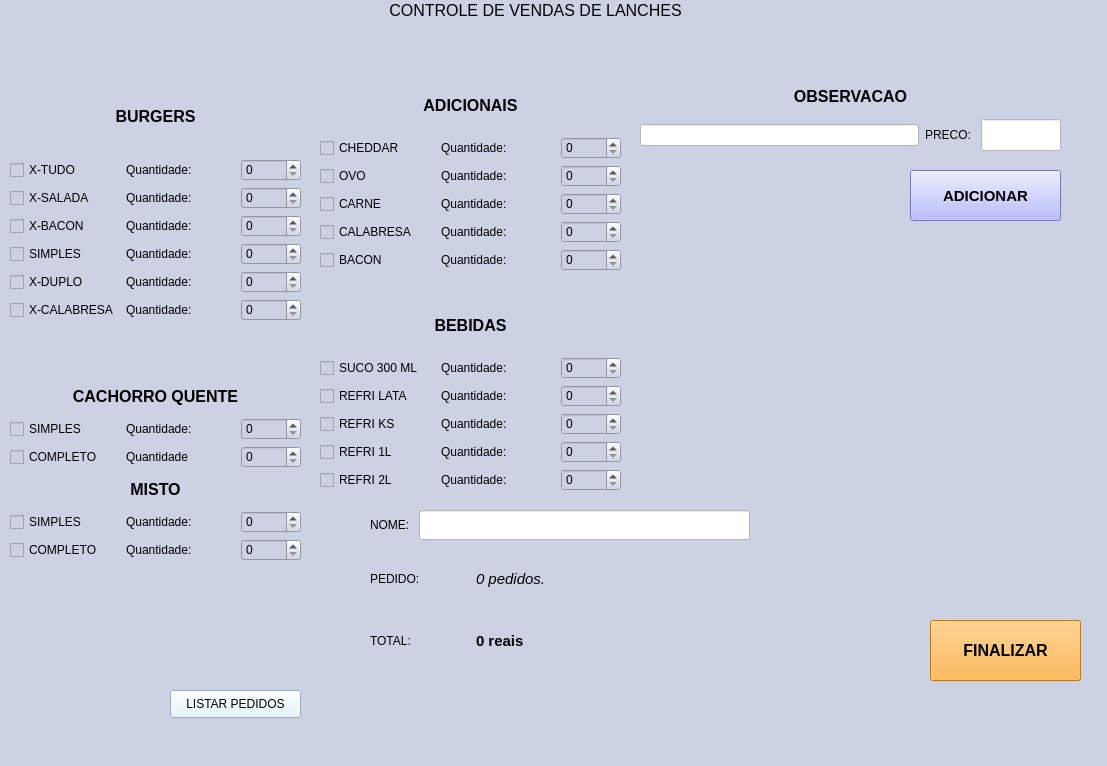
<?xml version="1.0" encoding="UTF-8"?>
<ui version="4.0">
 <class>MainWindow</class>
 <widget class="QMainWindow" name="MainWindow">
  <property name="geometry">
   <rect>
    <x>0</x>
    <y>0</y>
    <width>1107</width>
    <height>766</height>
   </rect>
  </property>
  <property name="windowTitle">
   <string>MainWindow</string>
  </property>
  <property name="autoFillBackground">
   <bool>false</bool>
  </property>
  <property name="styleSheet">
   <string notr="true">background-color: rgb(204, 209, 227);</string>
  </property>
  <widget class="QWidget" name="centralwidget">
   <widget class="QWidget" name="verticalLayoutWidget">
    <property name="geometry">
     <rect>
      <x>10</x>
      <y>380</y>
      <width>291</width>
      <height>181</height>
     </rect>
    </property>
    <layout class="QVBoxLayout" name="verticalLayout">
     <item>
      <widget class="QLabel" name="HOTDOG">
       <property name="font">
        <font>
         <pointsize>12</pointsize>
         <weight>75</weight>
         <bold>true</bold>
        </font>
       </property>
       <property name="text">
        <string>CACHORRO QUENTE</string>
       </property>
       <property name="alignment">
        <set>Qt::AlignCenter</set>
       </property>
      </widget>
     </item>
     <item>
      <layout class="QHBoxLayout" name="horizontalLayout_21">
       <item>
        <widget class="QCheckBox" name="radioHotSimples">
         <property name="text">
          <string>SIMPLES</string>
         </property>
        </widget>
       </item>
       <item>
        <widget class="QLabel" name="labelQtdHotSimples">
         <property name="text">
          <string>Quantidade: </string>
         </property>
        </widget>
       </item>
       <item>
        <widget class="QSpinBox" name="spinBoxHotSimples">
         <property name="maximumSize">
          <size>
           <width>60</width>
           <height>16777215</height>
          </size>
         </property>
        </widget>
       </item>
      </layout>
     </item>
     <item>
      <layout class="QHBoxLayout" name="horizontalLayout_22">
       <item>
        <widget class="QCheckBox" name="radioHotCompleto">
         <property name="text">
          <string>COMPLETO</string>
         </property>
        </widget>
       </item>
       <item>
        <widget class="QLabel" name="labelQtdHotCompleto">
         <property name="text">
          <string>Quantidade</string>
         </property>
        </widget>
       </item>
       <item>
        <widget class="QSpinBox" name="spinBoxHotCompleto">
         <property name="maximumSize">
          <size>
           <width>60</width>
           <height>16777215</height>
          </size>
         </property>
        </widget>
       </item>
      </layout>
     </item>
     <item>
      <widget class="QLabel" name="MISTO">
       <property name="font">
        <font>
         <pointsize>12</pointsize>
         <weight>75</weight>
         <bold>true</bold>
        </font>
       </property>
       <property name="text">
        <string>MISTO</string>
       </property>
       <property name="alignment">
        <set>Qt::AlignCenter</set>
       </property>
      </widget>
     </item>
     <item>
      <layout class="QHBoxLayout" name="horizontalLayout_23">
       <item>
        <widget class="QCheckBox" name="radioMistoSimples">
         <property name="text">
          <string>SIMPLES</string>
         </property>
        </widget>
       </item>
       <item>
        <widget class="QLabel" name="labelQtdMistoSimples">
         <property name="text">
          <string>Quantidade: </string>
         </property>
        </widget>
       </item>
       <item>
        <widget class="QSpinBox" name="spinBoxMistoSimples">
         <property name="maximumSize">
          <size>
           <width>60</width>
           <height>16777215</height>
          </size>
         </property>
        </widget>
       </item>
      </layout>
     </item>
     <item>
      <layout class="QHBoxLayout" name="horizontalLayout_24">
       <item>
        <widget class="QCheckBox" name="radioMistoCompleto">
         <property name="text">
          <string>COMPLETO</string>
         </property>
        </widget>
       </item>
       <item>
        <widget class="QLabel" name="labelQtdMistoCompleto">
         <property name="text">
          <string>Quantidade: </string>
         </property>
        </widget>
       </item>
       <item>
        <widget class="QSpinBox" name="spinBoxMistoCompleto">
         <property name="maximumSize">
          <size>
           <width>60</width>
           <height>16777215</height>
          </size>
         </property>
        </widget>
       </item>
      </layout>
     </item>
    </layout>
   </widget>
   <widget class="QWidget" name="verticalLayoutWidget_2">
    <property name="geometry">
     <rect>
      <x>10</x>
      <y>80</y>
      <width>291</width>
      <height>241</height>
     </rect>
    </property>
    <layout class="QVBoxLayout" name="verticalLayout_2">
     <item>
      <widget class="QLabel" name="BURGERS">
       <property name="font">
        <font>
         <pointsize>12</pointsize>
         <weight>75</weight>
         <bold>true</bold>
        </font>
       </property>
       <property name="text">
        <string>BURGERS</string>
       </property>
       <property name="alignment">
        <set>Qt::AlignCenter</set>
       </property>
      </widget>
     </item>
     <item>
      <layout class="QHBoxLayout" name="horizontalLayout_6">
       <item>
        <widget class="QCheckBox" name="radioXTUDO">
         <property name="text">
          <string>X-TUDO</string>
         </property>
        </widget>
       </item>
       <item>
        <widget class="QLabel" name="labelQtdXTUDO">
         <property name="text">
          <string>Quantidade: </string>
         </property>
        </widget>
       </item>
       <item>
        <widget class="QSpinBox" name="spinBoxXTUDO">
         <property name="maximumSize">
          <size>
           <width>60</width>
           <height>16777215</height>
          </size>
         </property>
        </widget>
       </item>
      </layout>
     </item>
     <item>
      <layout class="QHBoxLayout" name="horizontalLayout_7">
       <item>
        <widget class="QCheckBox" name="radioXSALADA">
         <property name="text">
          <string>X-SALADA</string>
         </property>
        </widget>
       </item>
       <item>
        <widget class="QLabel" name="labelQtdXSALADA">
         <property name="text">
          <string>Quantidade: </string>
         </property>
        </widget>
       </item>
       <item>
        <widget class="QSpinBox" name="spinBoxXSALADA">
         <property name="maximumSize">
          <size>
           <width>60</width>
           <height>16777215</height>
          </size>
         </property>
        </widget>
       </item>
      </layout>
     </item>
     <item>
      <layout class="QHBoxLayout" name="horizontalLayout_8">
       <item>
        <widget class="QCheckBox" name="radioXBACON">
         <property name="text">
          <string>X-BACON</string>
         </property>
        </widget>
       </item>
       <item>
        <widget class="QLabel" name="labelQtdXBACON">
         <property name="text">
          <string>Quantidade: </string>
         </property>
        </widget>
       </item>
       <item>
        <widget class="QSpinBox" name="spinBoxXBACON">
         <property name="maximumSize">
          <size>
           <width>60</width>
           <height>16777215</height>
          </size>
         </property>
        </widget>
       </item>
      </layout>
     </item>
     <item>
      <layout class="QHBoxLayout" name="horizontalLayout_9">
       <item>
        <widget class="QCheckBox" name="radioBurgerSIMPLES">
         <property name="text">
          <string>SIMPLES</string>
         </property>
        </widget>
       </item>
       <item>
        <widget class="QLabel" name="labelQtdBurgerSIMPLES">
         <property name="text">
          <string>Quantidade: </string>
         </property>
        </widget>
       </item>
       <item>
        <widget class="QSpinBox" name="spinBoxSIMPLES">
         <property name="maximumSize">
          <size>
           <width>60</width>
           <height>16777215</height>
          </size>
         </property>
        </widget>
       </item>
      </layout>
     </item>
     <item>
      <layout class="QHBoxLayout" name="horizontalLayout_10">
       <item>
        <widget class="QCheckBox" name="radioXDUPLO">
         <property name="text">
          <string>X-DUPLO</string>
         </property>
        </widget>
       </item>
       <item>
        <widget class="QLabel" name="labelQtdXDUPLO">
         <property name="text">
          <string>Quantidade: </string>
         </property>
        </widget>
       </item>
       <item>
        <widget class="QSpinBox" name="spinBoxXDUPLO">
         <property name="maximumSize">
          <size>
           <width>60</width>
           <height>16777215</height>
          </size>
         </property>
        </widget>
       </item>
      </layout>
     </item>
     <item>
      <layout class="QHBoxLayout" name="horizontalLayout_11">
       <item>
        <widget class="QCheckBox" name="radioXCALAB">
         <property name="text">
          <string>X-CALABRESA</string>
         </property>
        </widget>
       </item>
       <item>
        <widget class="QLabel" name="labelQtdXCALAB">
         <property name="text">
          <string>Quantidade: </string>
         </property>
        </widget>
       </item>
       <item>
        <widget class="QSpinBox" name="spinBoxXCALAB">
         <property name="maximumSize">
          <size>
           <width>60</width>
           <height>16777215</height>
          </size>
         </property>
        </widget>
       </item>
      </layout>
     </item>
    </layout>
   </widget>
   <widget class="QLabel" name="tituloPrincipal">
    <property name="geometry">
     <rect>
      <x>220</x>
      <y>0</y>
      <width>631</width>
      <height>20</height>
     </rect>
    </property>
    <property name="font">
     <font>
      <pointsize>12</pointsize>
     </font>
    </property>
    <property name="text">
     <string>CONTROLE DE VENDAS DE LANCHES</string>
    </property>
    <property name="alignment">
     <set>Qt::AlignCenter</set>
    </property>
   </widget>
   <widget class="QWidget" name="verticalLayoutWidget_3">
    <property name="geometry">
     <rect>
      <x>320</x>
      <y>80</y>
      <width>301</width>
      <height>191</height>
     </rect>
    </property>
    <layout class="QVBoxLayout" name="verticalLayout_3">
     <item>
      <widget class="QLabel" name="ADICIONAIS">
       <property name="font">
        <font>
         <pointsize>12</pointsize>
         <weight>75</weight>
         <bold>true</bold>
        </font>
       </property>
       <property name="text">
        <string>ADICIONAIS</string>
       </property>
       <property name="alignment">
        <set>Qt::AlignCenter</set>
       </property>
      </widget>
     </item>
     <item>
      <layout class="QHBoxLayout" name="horizontalLayout">
       <item>
        <widget class="QCheckBox" name="radioAddCheddar">
         <property name="text">
          <string>CHEDDAR</string>
         </property>
        </widget>
       </item>
       <item>
        <widget class="QLabel" name="labelQtdAddCheddar">
         <property name="maximumSize">
          <size>
           <width>200</width>
           <height>150</height>
          </size>
         </property>
         <property name="text">
          <string>Quantidade: </string>
         </property>
        </widget>
       </item>
       <item>
        <widget class="QSpinBox" name="spinBoxAddCheddar">
         <property name="maximumSize">
          <size>
           <width>60</width>
           <height>16777215</height>
          </size>
         </property>
        </widget>
       </item>
      </layout>
     </item>
     <item>
      <layout class="QHBoxLayout" name="horizontalLayout_2">
       <item>
        <widget class="QCheckBox" name="radioAddOvo">
         <property name="text">
          <string>OVO</string>
         </property>
        </widget>
       </item>
       <item>
        <widget class="QLabel" name="labelQtdAddOvo">
         <property name="maximumSize">
          <size>
           <width>200</width>
           <height>150</height>
          </size>
         </property>
         <property name="text">
          <string>Quantidade: </string>
         </property>
        </widget>
       </item>
       <item>
        <widget class="QSpinBox" name="spinBoxAddOvo">
         <property name="maximumSize">
          <size>
           <width>60</width>
           <height>16777215</height>
          </size>
         </property>
        </widget>
       </item>
      </layout>
     </item>
     <item>
      <layout class="QHBoxLayout" name="horizontalLayout_3">
       <item>
        <widget class="QCheckBox" name="radioAddCarne">
         <property name="text">
          <string>CARNE</string>
         </property>
        </widget>
       </item>
       <item>
        <widget class="QLabel" name="labelQtdAddCarne">
         <property name="maximumSize">
          <size>
           <width>200</width>
           <height>150</height>
          </size>
         </property>
         <property name="text">
          <string>Quantidade: </string>
         </property>
        </widget>
       </item>
       <item>
        <widget class="QSpinBox" name="spinBoxAddCarne">
         <property name="maximumSize">
          <size>
           <width>60</width>
           <height>16777215</height>
          </size>
         </property>
        </widget>
       </item>
      </layout>
     </item>
     <item>
      <layout class="QHBoxLayout" name="horizontalLayout_4">
       <item>
        <widget class="QCheckBox" name="radioAddCalab">
         <property name="text">
          <string>CALABRESA</string>
         </property>
        </widget>
       </item>
       <item>
        <widget class="QLabel" name="labelQtdAddCalab">
         <property name="maximumSize">
          <size>
           <width>200</width>
           <height>150</height>
          </size>
         </property>
         <property name="text">
          <string>Quantidade: </string>
         </property>
        </widget>
       </item>
       <item>
        <widget class="QSpinBox" name="spinBoxAddCalab">
         <property name="maximumSize">
          <size>
           <width>60</width>
           <height>16777215</height>
          </size>
         </property>
        </widget>
       </item>
      </layout>
     </item>
     <item>
      <layout class="QHBoxLayout" name="horizontalLayout_5">
       <item>
        <widget class="QCheckBox" name="radioAddBacon">
         <property name="text">
          <string>BACON</string>
         </property>
        </widget>
       </item>
       <item>
        <widget class="QLabel" name="labelQtdAddBacon">
         <property name="maximumSize">
          <size>
           <width>200</width>
           <height>150</height>
          </size>
         </property>
         <property name="text">
          <string>Quantidade: </string>
         </property>
        </widget>
       </item>
       <item>
        <widget class="QSpinBox" name="spinBoxAddBacon">
         <property name="maximumSize">
          <size>
           <width>60</width>
           <height>16777215</height>
          </size>
         </property>
        </widget>
       </item>
      </layout>
     </item>
    </layout>
   </widget>
   <widget class="QPushButton" name="btnAdicionar">
    <property name="geometry">
     <rect>
      <x>910</x>
      <y>170</y>
      <width>151</width>
      <height>51</height>
     </rect>
    </property>
    <property name="minimumSize">
     <size>
      <width>120</width>
      <height>50</height>
     </size>
    </property>
    <property name="maximumSize">
     <size>
      <width>200</width>
      <height>100</height>
     </size>
    </property>
    <property name="font">
     <font>
      <pointsize>11</pointsize>
      <weight>75</weight>
      <bold>true</bold>
     </font>
    </property>
    <property name="styleSheet">
     <string notr="true">background-color:#a3a9ff</string>
    </property>
    <property name="text">
     <string>ADICIONAR</string>
    </property>
   </widget>
   <widget class="QPushButton" name="btnFinalizar">
    <property name="geometry">
     <rect>
      <x>930</x>
      <y>620</y>
      <width>151</width>
      <height>61</height>
     </rect>
    </property>
    <property name="font">
     <font>
      <pointsize>12</pointsize>
      <weight>75</weight>
      <bold>true</bold>
     </font>
    </property>
    <property name="styleSheet">
     <string notr="true">background-color: #ffaa2c</string>
    </property>
    <property name="text">
     <string>FINALIZAR</string>
    </property>
   </widget>
   <widget class="QWidget" name="verticalLayoutWidget_4">
    <property name="geometry">
     <rect>
      <x>320</x>
      <y>300</y>
      <width>301</width>
      <height>191</height>
     </rect>
    </property>
    <layout class="QVBoxLayout" name="verticalLayout_4">
     <item>
      <widget class="QLabel" name="BEBIDAS">
       <property name="font">
        <font>
         <pointsize>12</pointsize>
         <weight>75</weight>
         <bold>true</bold>
        </font>
       </property>
       <property name="text">
        <string>BEBIDAS</string>
       </property>
       <property name="alignment">
        <set>Qt::AlignCenter</set>
       </property>
      </widget>
     </item>
     <item>
      <layout class="QHBoxLayout" name="horizontalLayout_12">
       <item>
        <widget class="QCheckBox" name="radioSuco">
         <property name="text">
          <string>SUCO 300 ML</string>
         </property>
        </widget>
       </item>
       <item>
        <widget class="QLabel" name="labelQtdSuco">
         <property name="maximumSize">
          <size>
           <width>200</width>
           <height>150</height>
          </size>
         </property>
         <property name="text">
          <string>Quantidade: </string>
         </property>
        </widget>
       </item>
       <item>
        <widget class="QSpinBox" name="spinBoxSuco">
         <property name="maximumSize">
          <size>
           <width>60</width>
           <height>16777215</height>
          </size>
         </property>
        </widget>
       </item>
      </layout>
     </item>
     <item>
      <layout class="QHBoxLayout" name="horizontalLayout_13">
       <item>
        <widget class="QCheckBox" name="radioLata">
         <property name="text">
          <string>REFRI LATA</string>
         </property>
        </widget>
       </item>
       <item>
        <widget class="QLabel" name="labelQtdLata">
         <property name="maximumSize">
          <size>
           <width>200</width>
           <height>150</height>
          </size>
         </property>
         <property name="text">
          <string>Quantidade: </string>
         </property>
        </widget>
       </item>
       <item>
        <widget class="QSpinBox" name="spinBoxLata">
         <property name="maximumSize">
          <size>
           <width>60</width>
           <height>16777215</height>
          </size>
         </property>
        </widget>
       </item>
      </layout>
     </item>
     <item>
      <layout class="QHBoxLayout" name="horizontalLayout_14">
       <item>
        <widget class="QCheckBox" name="radioKS">
         <property name="text">
          <string>REFRI KS</string>
         </property>
        </widget>
       </item>
       <item>
        <widget class="QLabel" name="labelQtdKS">
         <property name="maximumSize">
          <size>
           <width>200</width>
           <height>150</height>
          </size>
         </property>
         <property name="text">
          <string>Quantidade: </string>
         </property>
        </widget>
       </item>
       <item>
        <widget class="QSpinBox" name="spinBoxKS">
         <property name="maximumSize">
          <size>
           <width>60</width>
           <height>16777215</height>
          </size>
         </property>
        </widget>
       </item>
      </layout>
     </item>
     <item>
      <layout class="QHBoxLayout" name="horizontalLayout_15">
       <item>
        <widget class="QCheckBox" name="radio1lit">
         <property name="text">
          <string>REFRI 1L</string>
         </property>
        </widget>
       </item>
       <item>
        <widget class="QLabel" name="labelQtd1lit">
         <property name="maximumSize">
          <size>
           <width>200</width>
           <height>150</height>
          </size>
         </property>
         <property name="text">
          <string>Quantidade: </string>
         </property>
        </widget>
       </item>
       <item>
        <widget class="QSpinBox" name="spinBox1lit">
         <property name="maximumSize">
          <size>
           <width>60</width>
           <height>16777215</height>
          </size>
         </property>
        </widget>
       </item>
      </layout>
     </item>
     <item>
      <layout class="QHBoxLayout" name="horizontalLayout_16">
       <item>
        <widget class="QCheckBox" name="radio2lit">
         <property name="text">
          <string>REFRI 2L</string>
         </property>
        </widget>
       </item>
       <item>
        <widget class="QLabel" name="labelQtd2lit">
         <property name="maximumSize">
          <size>
           <width>200</width>
           <height>150</height>
          </size>
         </property>
         <property name="text">
          <string>Quantidade: </string>
         </property>
        </widget>
       </item>
       <item>
        <widget class="QSpinBox" name="spinBox2lit">
         <property name="maximumSize">
          <size>
           <width>60</width>
           <height>16777215</height>
          </size>
         </property>
        </widget>
       </item>
      </layout>
     </item>
    </layout>
   </widget>
   <widget class="QWidget" name="verticalLayoutWidget_5">
    <property name="geometry">
     <rect>
      <x>640</x>
      <y>80</y>
      <width>421</width>
      <height>71</height>
     </rect>
    </property>
    <layout class="QVBoxLayout" name="verticalLayout_5">
     <item>
      <widget class="QLabel" name="OBSERVACAO">
       <property name="font">
        <font>
         <pointsize>12</pointsize>
         <weight>75</weight>
         <bold>true</bold>
        </font>
       </property>
       <property name="text">
        <string>OBSERVACAO</string>
       </property>
       <property name="alignment">
        <set>Qt::AlignCenter</set>
       </property>
      </widget>
     </item>
     <item>
      <layout class="QHBoxLayout" name="horizontalLayout_17">
       <item>
        <widget class="QLineEdit" name="textoObservacao">
         <property name="styleSheet">
          <string notr="true">background-color: #ffffff</string>
         </property>
        </widget>
       </item>
       <item>
        <widget class="QLabel" name="labelPrecoObserv">
         <property name="maximumSize">
          <size>
           <width>80</width>
           <height>150</height>
          </size>
         </property>
         <property name="text">
          <string>PRECO: </string>
         </property>
        </widget>
       </item>
       <item>
        <widget class="QLineEdit" name="lineAddPrecoObs">
         <property name="maximumSize">
          <size>
           <width>80</width>
           <height>150</height>
          </size>
         </property>
         <property name="styleSheet">
          <string notr="true">background-color: #ffffff</string>
         </property>
        </widget>
       </item>
      </layout>
     </item>
    </layout>
   </widget>
   <widget class="QWidget" name="verticalLayoutWidget_6">
    <property name="geometry">
     <rect>
      <x>370</x>
      <y>510</y>
      <width>711</width>
      <height>101</height>
     </rect>
    </property>
    <layout class="QVBoxLayout" name="verticalLayout_6">
     <item>
      <layout class="QHBoxLayout" name="horizontalLayout_18">
       <item>
        <widget class="QLabel" name="NOME">
         <property name="maximumSize">
          <size>
           <width>100</width>
           <height>30</height>
          </size>
         </property>
         <property name="text">
          <string>NOME: </string>
         </property>
        </widget>
       </item>
       <item>
        <widget class="QLineEdit" name="lineNome">
         <property name="maximumSize">
          <size>
           <width>600</width>
           <height>30</height>
          </size>
         </property>
         <property name="styleSheet">
          <string notr="true">background-color: rgb(255, 255, 255);</string>
         </property>
        </widget>
       </item>
       <item>
        <spacer name="horizontalSpacer">
         <property name="orientation">
          <enum>Qt::Horizontal</enum>
         </property>
         <property name="sizeHint" stdset="0">
          <size>
           <width>40</width>
           <height>20</height>
          </size>
         </property>
        </spacer>
       </item>
      </layout>
     </item>
     <item>
      <layout class="QHBoxLayout" name="horizontalLayout_20">
       <item>
        <widget class="QLabel" name="RESULTADO">
         <property name="maximumSize">
          <size>
           <width>100</width>
           <height>16777215</height>
          </size>
         </property>
         <property name="text">
          <string>PEDIDO: </string>
         </property>
        </widget>
       </item>
       <item>
        <widget class="QLabel" name="labelPedido">
         <property name="maximumSize">
          <size>
           <width>800</width>
           <height>250</height>
          </size>
         </property>
         <property name="font">
          <font>
           <pointsize>11</pointsize>
           <italic>true</italic>
          </font>
         </property>
         <property name="text">
          <string>0 pedidos.</string>
         </property>
        </widget>
       </item>
      </layout>
     </item>
    </layout>
   </widget>
   <widget class="QWidget" name="horizontalLayoutWidget_18">
    <property name="geometry">
     <rect>
      <x>370</x>
      <y>620</y>
      <width>301</width>
      <height>41</height>
     </rect>
    </property>
    <layout class="QHBoxLayout" name="horizontalLayout_25">
     <item>
      <widget class="QLabel" name="total">
       <property name="maximumSize">
        <size>
         <width>100</width>
         <height>16777215</height>
        </size>
       </property>
       <property name="text">
        <string>TOTAL:</string>
       </property>
      </widget>
     </item>
     <item>
      <widget class="QLabel" name="labelTotal">
       <property name="font">
        <font>
         <pointsize>11</pointsize>
         <weight>75</weight>
         <bold>true</bold>
        </font>
       </property>
       <property name="text">
        <string>0 reais</string>
       </property>
      </widget>
     </item>
    </layout>
   </widget>
   <widget class="QPushButton" name="btnListar">
    <property name="geometry">
     <rect>
      <x>170</x>
      <y>690</y>
      <width>131</width>
      <height>28</height>
     </rect>
    </property>
    <property name="styleSheet">
     <string notr="true">background-color: rgb(222, 242, 255);</string>
    </property>
    <property name="text">
     <string>LISTAR PEDIDOS</string>
    </property>
   </widget>
  </widget>
  <widget class="QMenuBar" name="menubar">
   <property name="geometry">
    <rect>
     <x>0</x>
     <y>0</y>
     <width>1107</width>
     <height>26</height>
    </rect>
   </property>
  </widget>
  <widget class="QStatusBar" name="statusbar"/>
 </widget>
 <resources/>
 <connections/>
</ui>
